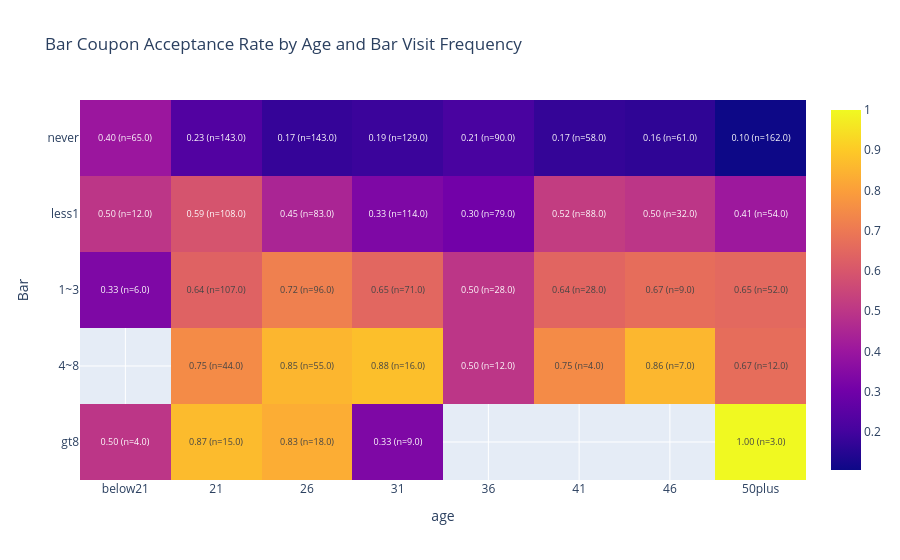

The notebook cell saved with this chart:
### Markdown cell above
From the above counts, there were only 3 entries for the segment corresponding to greater than 8 visits and 50 or over age. This segment contains very few observations, suggesting that the result may be driven by a small sample size rather than a reliable trend.

### Code cell
bar_heatmap_rate_data = bar_data.pivot_table(
    values='Y',
    index='Bar',
    columns='age',
    aggfunc='mean',
    observed=True
)

bar_heatmap_count_data = bar_data.pivot_table(
    values='Y',
    index='Bar',
    columns='age',
    aggfunc='count',
    observed=True
)

bar_heatmap_annotation = bar_heatmap_rate_data.copy().astype(object)

for r in bar_heatmap_rate_data.index:
    for c in bar_heatmap_rate_data.columns:
        rate = bar_heatmap_rate_data.loc[r, c]
        count = bar_heatmap_count_data.loc[r, c]
        if pd.notna(rate):
            bar_heatmap_annotation.loc[r, c] = f"{rate:.2f}\n(n={count})"
        else:
            bar_heatmap_annotation.loc[r, c] = ""

fig = px.imshow(
    bar_heatmap_rate_data,
    text_auto=False,
    aspect="auto",
    title="Bar Coupon Acceptance Rate by Age and Bar Visit Frequency"
)

fig.update_traces(text=bar_heatmap_annotation.values, texttemplate="%{text}")

fig.show()

### Figure 1 — Plotly figure (JSON) as saved in the notebook; plotly's stock layout.template omitted (floating-point values rounded to 4 significant figures)
{"data": [{"coloraxis": "coloraxis", "hovertemplate": "age: %{x}<br>Bar: %{y}<br>color: %{z}<extra></extra>", "name": "0", "text": [["0.40\n(n=65.0)", "0.23\n(n=143.0)", "0.17\n(n=143.0)", "0.19\n(n=129.0)", "0.21\n(n=90.0)", "0.17\n(n=58.0)", "0.16\n(n=61.0)", "0.10\n(n=162.0)"], ["0.50\n(n=12.0)", "0.59\n(n=108.0)", "0.45\n(n=83.0)", "0.33\n(n=114.0)", "0.30\n(n=79.0)", "0.52\n(n=88.0)", "0.50\n(n=32.0)", "0.41\n(n=54.0)"], ["0.33\n(n=6.0)", "0.64\n(n=107.0)", "0.72\n(n=96.0)", "0.65\n(n=71.0)", "0.50\n(n=28.0)", "0.64\n(n=28.0)", "0.67\n(n=9.0)", "0.65\n(n=52.0)"], ["", "0.75\n(n=44.0)", "0.85\n(n=55.0)", "0.88\n(n=16.0)", "0.50\n(n=12.0)", "0.75\n(n=4.0)", "0.86\n(n=7.0)", "0.67\n(n=12.0)"], ["0.50\n(n=4.0)", "0.87\n(n=15.0)", "0.83\n(n=18.0)", "0.33\n(n=9.0)", "", "", "", "1.00\n(n=3.0)"]], "texttemplate": "%{text}", "type": "heatmap", "x": ["below21", "21", "26", "31", "36", "41", "46", "50plus"], "xaxis": "x", "y": ["never", "less1", "1~3", "4~8", "gt8"], "yaxis": "y", "z": [[0.4, 0.2308, 0.1748, 0.186, 0.2111, 0.1724, 0.1639, 0.1049], [0.5, 0.5926, 0.4458, 0.3333, 0.3038, 0.5227, 0.5, 0.4074], [0.3333, 0.6355, 0.7188, 0.6479, 0.5, 0.6429, 0.6667, 0.6538], [NaN, 0.75, 0.8545, 0.875, 0.5, 0.75, 0.8571, 0.6667], [0.5, 0.8667, 0.8333, 0.3333, NaN, NaN, NaN, 1.0]]}], "layout": {"coloraxis": {"colorscale": [[0, "#0d0887"], [0.1111, "#46039f"], [0.2222, "#7201a8"], [0.3333, "#9c179e"], [0.4444, "#bd3786"], [0.5556, "#d8576b"], [0.6667, "#ed7953"], [0.7778, "#fb9f3a"], [0.8889, "#fdca26"], [1, "#f0f921"]]}, "title": {"text": "Bar Coupon Acceptance Rate by Age and Bar Visit Frequency"}, "xaxis": {"anchor": "y", "domain": [0, 1], "title": {"text": "age"}}, "yaxis": {"anchor": "x", "autorange": "reversed", "domain": [0, 1], "title": {"text": "Bar"}}}}
